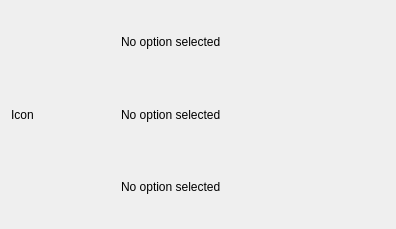
<?xml version="1.0" encoding="UTF-8"?>
<ui version="4.0">
 <class>OptionInfo</class>
 <widget class="QWidget" name="OptionInfo">
  <property name="geometry">
   <rect>
    <x>0</x>
    <y>0</y>
    <width>396</width>
    <height>229</height>
   </rect>
  </property>
  <property name="windowTitle">
   <string>Form</string>
  </property>
  <layout class="QHBoxLayout" name="horizontalLayout">
   <property name="spacing">
    <number>10</number>
   </property>
   <item>
    <widget class="QLabel" name="Icon">
     <property name="sizePolicy">
      <sizepolicy hsizetype="Fixed" vsizetype="Preferred">
       <horstretch>0</horstretch>
       <verstretch>0</verstretch>
      </sizepolicy>
     </property>
     <property name="minimumSize">
      <size>
       <width>100</width>
       <height>0</height>
      </size>
     </property>
     <property name="text">
      <string>Icon</string>
     </property>
    </widget>
   </item>
   <item>
    <layout class="QVBoxLayout" name="verticalLayout">
     <item>
      <widget class="QLabel" name="Name">
       <property name="text">
        <string>No option selected</string>
       </property>
      </widget>
     </item>
     <item>
      <widget class="QLabel" name="Type">
       <property name="text">
        <string>No option selected</string>
       </property>
      </widget>
     </item>
     <item>
      <widget class="QLabel" name="Id">
       <property name="text">
        <string>No option selected</string>
       </property>
      </widget>
     </item>
    </layout>
   </item>
  </layout>
 </widget>
 <resources/>
 <connections/>
</ui>
